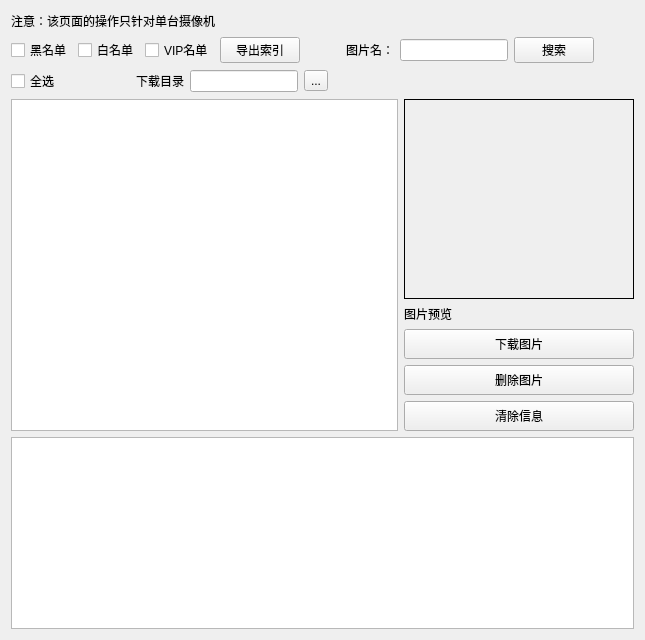
     <widget class="QWidget" name="tab_4">
      <attribute name="title">
       <string>导出图片</string>
      </attribute>
      <layout class="QGridLayout" name="gridLayout_8">
       <item row="5" column="1">
        <widget class="QPushButton" name="btnDowned">
         <property name="minimumSize">
          <size>
           <width>0</width>
           <height>30</height>
          </size>
         </property>
         <property name="text">
          <string>下载图片</string>
         </property>
         <property name="icon">
          <iconset>
           <normaloff>:/res/SoftIcon/downed.png</normaloff>:/res/SoftIcon/downed.png</iconset>
         </property>
         <property name="iconSize">
          <size>
           <width>20</width>
           <height>20</height>
          </size>
         </property>
        </widget>
       </item>
       <item row="7" column="1">
        <widget class="QPushButton" name="btnClear">
         <property name="minimumSize">
          <size>
           <width>0</width>
           <height>30</height>
          </size>
         </property>
         <property name="text">
          <string>清除信息</string>
         </property>
         <property name="icon">
          <iconset>
           <normaloff>:/res/SoftIcon/Clear.png</normaloff>:/res/SoftIcon/Clear.png</iconset>
         </property>
         <property name="iconSize">
          <size>
           <width>20</width>
           <height>20</height>
          </size>
         </property>
        </widget>
       </item>
       <item row="6" column="1">
        <widget class="QPushButton" name="btnDelPic">
         <property name="minimumSize">
          <size>
           <width>0</width>
           <height>30</height>
          </size>
         </property>
         <property name="text">
          <string>删除图片</string>
         </property>
         <property name="icon">
          <iconset>
           <normaloff>:/res/SoftIcon/Cancel.png</normaloff>:/res/SoftIcon/Cancel.png</iconset>
         </property>
         <property name="iconSize">
          <size>
           <width>20</width>
           <height>20</height>
          </size>
         </property>
        </widget>
       </item>
       <item row="4" column="1">
        <widget class="QLabel" name="label_37">
         <property name="maximumSize">
          <size>
           <width>16777215</width>
           <height>30</height>
          </size>
         </property>
         <property name="text">
          <string>图片预览</string>
         </property>
        </widget>
       </item>
       <item row="8" column="0" colspan="2">
        <widget class="QTableWidget" name="tableWidget_exportView"/>
       </item>
       <item row="0" column="0">
        <layout class="QHBoxLayout" name="horizontalLayout_7">
         <item>
          <widget class="QLabel" name="label_33">
           <property name="text">
            <string>注意：该页面的操作只针对单台摄像机</string>
           </property>
          </widget>
         </item>
         <item>
          <spacer name="horizontalSpacer_11">
           <property name="orientation">
            <enum>Qt::Horizontal</enum>
           </property>
           <property name="sizeHint" stdset="0">
            <size>
             <width>40</width>
             <height>20</height>
            </size>
           </property>
          </spacer>
         </item>
        </layout>
       </item>
       <item row="1" column="0" colspan="2">
        <layout class="QHBoxLayout" name="horizontalLayout_8">
         <item>
          <widget class="QCheckBox" name="checkBox_Black">
           <property name="text">
            <string>黑名单</string>
           </property>
          </widget>
         </item>
         <item>
          <widget class="QCheckBox" name="checkBox_White">
           <property name="text">
            <string>白名单</string>
           </property>
          </widget>
         </item>
         <item>
          <widget class="QCheckBox" name="checkBox_VIP">
           <property name="text">
            <string>VIP名单</string>
           </property>
          </widget>
         </item>
         <item>
          <widget class="QPushButton" name="btnExportIndex">
           <property name="text">
            <string>导出索引</string>
           </property>
           <property name="icon">
            <iconset>
             <normaloff>:/res/SoftIcon/openFile.png</normaloff>:/res/SoftIcon/openFile.png</iconset>
           </property>
          </widget>
         </item>
         <item>
          <spacer name="horizontalSpacer_9">
           <property name="orientation">
            <enum>Qt::Horizontal</enum>
           </property>
           <property name="sizeHint" stdset="0">
            <size>
             <width>40</width>
             <height>20</height>
            </size>
           </property>
          </spacer>
         </item>
         <item>
          <widget class="QLabel" name="label_34">
           <property name="text">
            <string>图片名：</string>
           </property>
          </widget>
         </item>
         <item>
          <widget class="QLineEdit" name="lineEdit_PicName"/>
         </item>
         <item>
          <widget class="QPushButton" name="btnSearchImage">
           <property name="text">
            <string>搜索</string>
           </property>
           <property name="icon">
            <iconset>
             <normaloff>:/res/SoftIcon/search.png</normaloff>:/res/SoftIcon/search.png</iconset>
           </property>
          </widget>
         </item>
         <item>
          <spacer name="horizontalSpacer_10">
           <property name="orientation">
            <enum>Qt::Horizontal</enum>
           </property>
           <property name="sizeHint" stdset="0">
            <size>
             <width>40</width>
             <height>20</height>
            </size>
           </property>
          </spacer>
         </item>
        </layout>
       </item>
       <item row="2" column="0">
        <layout class="QHBoxLayout" name="horizontalLayout_9">
         <item>
          <widget class="QCheckBox" name="checkBox_All">
           <property name="text">
            <string>全选</string>
           </property>
          </widget>
         </item>
         <item>
          <spacer name="horizontalSpacer_8">
           <property name="orientation">
            <enum>Qt::Horizontal</enum>
           </property>
           <property name="sizeHint" stdset="0">
            <size>
             <width>40</width>
             <height>20</height>
            </size>
           </property>
          </spacer>
         </item>
         <item>
          <widget class="QLabel" name="label_35">
           <property name="text">
            <string>下载目录</string>
           </property>
          </widget>
         </item>
         <item>
          <widget class="QLineEdit" name="lineEdit_downed"/>
         </item>
         <item>
          <widget class="QToolButton" name="toolButton">
           <property name="text">
            <string>...</string>
           </property>
          </widget>
         </item>
         <item>
          <spacer name="horizontalSpacer_7">
           <property name="orientation">
            <enum>Qt::Horizontal</enum>
           </property>
           <property name="sizeHint" stdset="0">
            <size>
             <width>40</width>
             <height>20</height>
            </size>
           </property>
          </spacer>
         </item>
        </layout>
       </item>
       <item row="3" column="0" rowspan="5">
        <widget class="QTableWidget" name="tableWidget_Export"/>
       </item>
       <item row="3" column="1">
        <widget class="QLabel" name="displayImage">
         <property name="sizePolicy">
          <sizepolicy hsizetype="Preferred" vsizetype="Expanding">
           <horstretch>0</horstretch>
           <verstretch>0</verstretch>
          </sizepolicy>
         </property>
         <property name="minimumSize">
          <size>
           <width>230</width>
           <height>200</height>
          </size>
         </property>
         <property name="maximumSize">
          <size>
           <width>250</width>
           <height>250</height>
          </size>
         </property>
         <property name="styleSheet">
          <string notr="true"/>
         </property>
         <property name="frameShape">
          <enum>QFrame::Panel</enum>
         </property>
         <property name="text">
          <string/>
         </property>
         <property name="scaledContents">
          <bool>true</bool>
         </property>
        </widget>
       </item>
      </layout>
     </widget>
